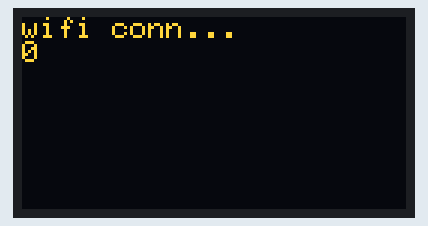
This sketch was run on a simulated ESP8266 (Wemos D1 mini). Shown: 128×64 one-colour display. The OLED is the two-colour kind (top 16 rows yellow); WiFi joins after 1.5 s; servers stay silent unless stated; the display library's start-up logo is not drawn; what the sketch prints to the serial monitor is not drawn.

Above: at 0.6 s.
At 2.7 s:
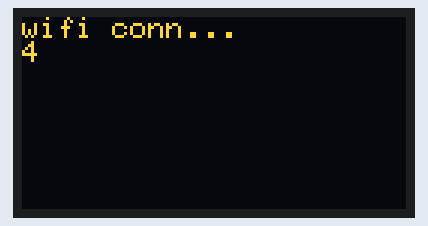
At 4.3 s:
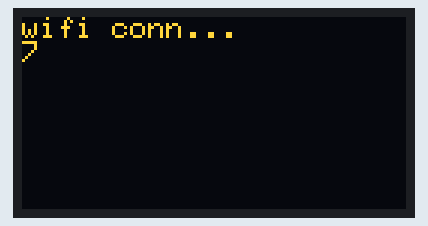
At 6.4 s:
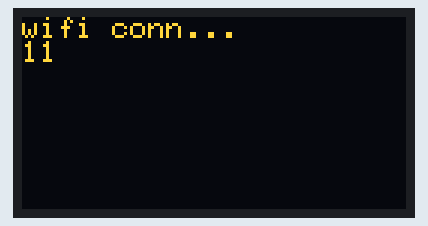
At 7.1 s:
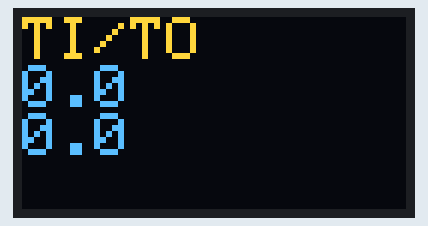
At 9.2 s:
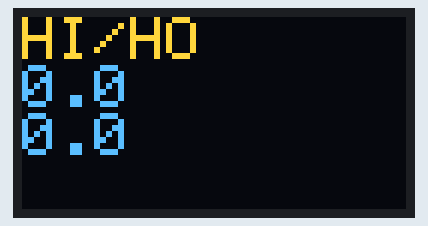

Measured:
- what the display in image 0 shows lasts 0.5 s, from 0.6 s to 1.1 s
- what the display in image 3 shows lasts 0.7 s, from 6.4 s to 7.1 s
- what the display in image 4 shows lasts 2.0 s, from 7.1 s to 9.1 s

The sketch:

wemos.display.station.ino
```cpp
#include <ESP8266WiFi.h>
#include <ESP8266HTTPClient.h>

const char* ssid     = "espwifi";
const char* password = "Passw0rd";

#include <Adafruit_SSD1306.h>

#define OLED_RESET 0  // GPIO0

Adafruit_SSD1306 display(OLED_RESET);

/*#if (SSD1306_LCDHEIGHT != 48)
  #error("Height incorrect, please fix Adafruit_SSD1306.h!");
  #endif*/

void setup() {
  Serial.begin(115200);
  display.begin(SSD1306_SWITCHCAPVCC, 0x3C);  // initialize with the I2C addr 0x3C (for the 64x48)
  display.display();
  delay(500);
  display.clearDisplay();
  WiFi.mode(WIFI_STA);
  WiFi.begin(ssid, password);
  int counter = 0;
  //while ( WiFi.status() != WL_CONNECTED ) {
  while ( counter < 12 ) {
    display.clearDisplay();
    display.setTextSize(1);
    display.setTextColor(WHITE);
    display.setCursor(0, 0);
    display.println("wifi conn...");
    display.println(counter);
    display.display();
    delay(500);
    counter++;
  }
}

void loop() {

  HTTPClient http;
  http.begin("http://coffee.onmypc.net/meteotemplate/meteotemplateLive.txt"); //HTTP

  Serial.print("[HTTP] GET...\n");
  int httpCode = http.GET();
  String payload = http.getString();
  Serial.println(payload);
  int from = payload.indexOf("T\":");
  int to = payload.indexOf("H\":");
  String tout = payload.substring(from + 3, to - 2);
  Serial.println(tout);
  from = payload.indexOf("H\":");
  to = payload.indexOf("TBAT\":");
  String hout = payload.substring(from + 3, to - 2);
  Serial.println(hout);
  from = payload.indexOf("TIN\":");
  to = payload.indexOf("HIN\":");
  String tin = payload.substring(from + 5, to - 2);
  Serial.println(tin);
  from = payload.indexOf("HIN\":");
  to = payload.indexOf("UTime\":");
  String hin = payload.substring(from + 5, to - 2);
  Serial.println(hin);

  for (int i = 1; i < 30; i++) {
    display.clearDisplay();
    display.setTextSize(2);
    display.setTextColor(WHITE);
    display.setCursor(0, 0);
    display.println("TI/TO");
    display.println(tin.toFloat(), 1);
    display.println(tout.toFloat(), 1);
    display.display();
    delay(2000);
    display.clearDisplay();
    display.setCursor(0, 0);
    display.println("HI/HO");
    display.println(hin.toFloat(),1);
    display.println(hout.toFloat(),1);
    display.display();
    delay(2000);
  }
}
```
